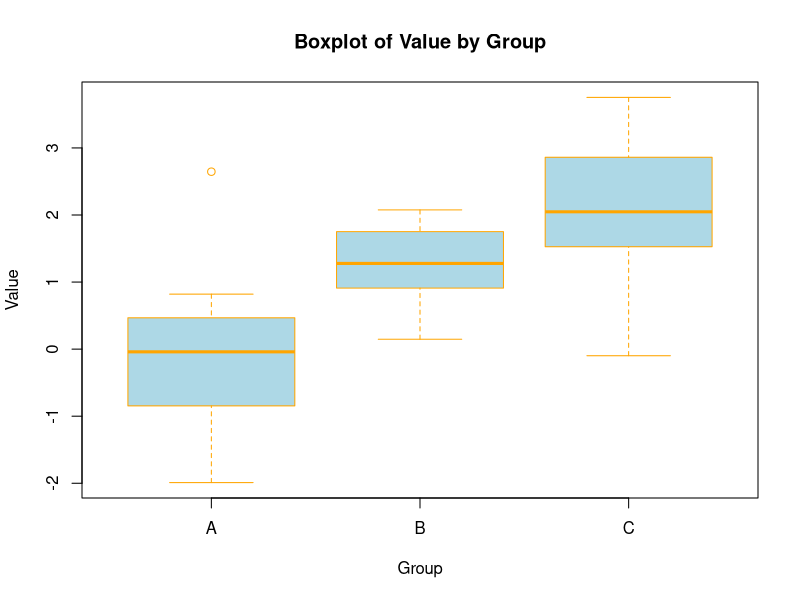
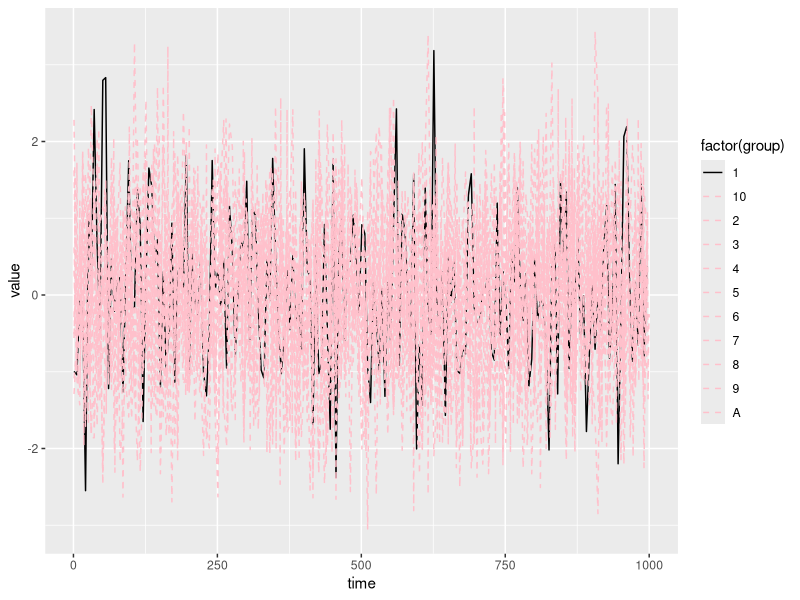

These figures' R source, in order: (Note: this script raises an error after producing the figures.)
## ---- chunk 1
# 创建一些示例数据  
# set.seed(123)  
data <- data.frame(  
  group = rep(LETTERS[1:3], each = 25),  
  value = c(rnorm(25), rnorm(25, mean = 1), rnorm(25, mean = 2))  
)  
  
# 绘制箱线图  
boxplot(value ~ group, data = data,   
        main = "Boxplot of Value by Group",  
        xlab = "Group", ylab = "Value",  
        col = "lightblue", border = "orange")  
## ---- chunk 2
library(ggplot2)  
library(dplyr)  
  

# 创建示例数组  
set.seed(123)  # 设置随机种子以便结果可复现  
A <- rnorm(1000)  # 创建示例数组A  
B_matrix <- matrix(rnorm(10*200), nrow = 200, ncol = 10)  # 创建一个10*200的数组  
  
# 创建时间序列  
time_A <- seq(1, 1000, by = 1)  
time_B <- rep(seq(1, 1000, by = 5), 10)  # 重复时间序列以匹配10组B数组  
  
# 创建数据框  
df_A <- data.frame(  
  time = time_A,  
  value = A,  
  group = "A"  
)  
  
df_B <- data.frame(  
  time = rep(time_B, 10),  
  value = as.vector(B_matrix),  
  group = rep(1:10, each = 200)  
)  
  
df <- rbind(df_A, df_B)  # 合并A和B的数据框  
  
# 使用ggplot2创建折线图，设置A和B数组的颜色  
ggplot(df, aes(x = time, y = value, color = factor(group), linetype = factor(group))) +  
  geom_line(aes(linetype = factor(group))) +  
  scale_color_manual(values = c("#000000",rep("#FFC0CB", 10))) +  
  scale_linetype_manual(values = c("solid", rep("dashed", 10)))  
## ---- chunk 3
# 假设你的数据为 x (10*8 数组) 和 y (1*8 数组)  
y <- array(dim = K1+K2)
y[1:4] <-evalues_true$level1
y[5:8] <- evalues_true$level2
# 创建一个示例数据框  
df <- data.frame(  
  group = rep(1:8, each = 10),  # 创建组标签  
  value = c(evalue),  # 将 10*8 数组 x 转换为一个长格式的向量  
  real_value = y  # 添加真实值  
)  
  
# 使用ggplot2创建箱线图，并显示真实值  
ggplot(df, aes(x = factor(group), y = value)) +  
  geom_boxplot()  
# + geom_segment(data = subset(df, !duplicated(group)), aes(x = as.numeric(factor(group)) - 0.2, xend = as.numeric(factor(group)) + 0.2, y = real_value, yend = real_value), linetype = "dashed", color = "red")
